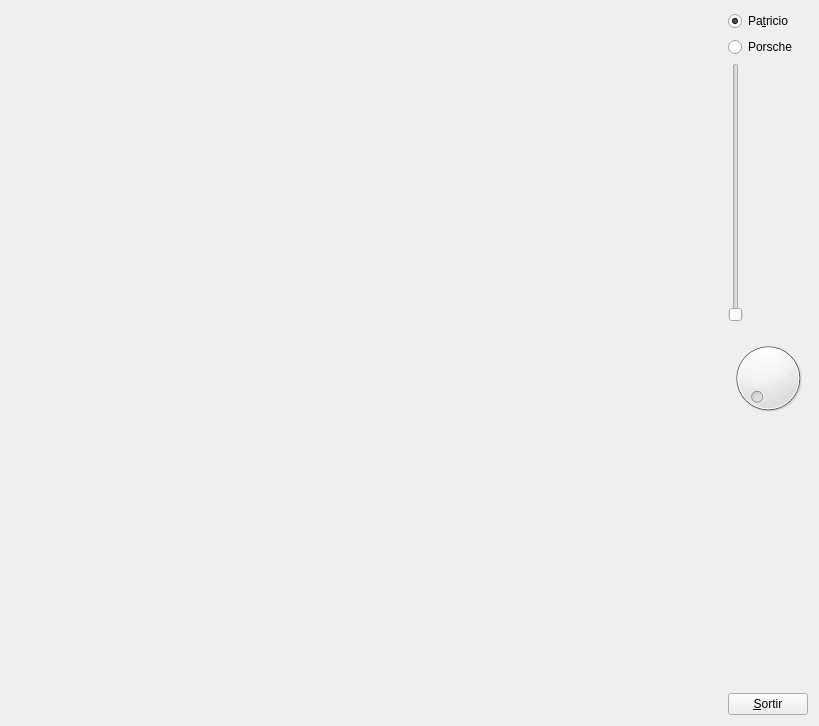
<?xml version="1.0" encoding="UTF-8"?>
<ui version="4.0">
 <class>MyForm</class>
 <widget class="QWidget" name="MyForm">
  <property name="geometry">
   <rect>
    <x>0</x>
    <y>0</y>
    <width>819</width>
    <height>726</height>
   </rect>
  </property>
  <property name="windowTitle">
   <string>Form</string>
  </property>
  <layout class="QHBoxLayout" name="horizontalLayout">
   <item>
    <widget class="MyGLWidget" name="widget" native="true">
     <property name="sizePolicy">
      <sizepolicy hsizetype="Expanding" vsizetype="Expanding">
       <horstretch>0</horstretch>
       <verstretch>0</verstretch>
      </sizepolicy>
     </property>
    </widget>
   </item>
   <item>
    <layout class="QVBoxLayout" name="verticalLayout">
     <item>
      <widget class="QRadioButton" name="radioButton">
       <property name="text">
        <string>Pa&amp;tricio</string>
       </property>
       <property name="checked">
        <bool>true</bool>
       </property>
      </widget>
     </item>
     <item>
      <widget class="QRadioButton" name="radioButton_2">
       <property name="text">
        <string>Porsche</string>
       </property>
      </widget>
     </item>
     <item>
      <widget class="QSlider" name="verticalSlider">
       <property name="minimum">
        <number>1</number>
       </property>
       <property name="maximum">
        <number>179</number>
       </property>
       <property name="pageStep">
        <number>1</number>
       </property>
       <property name="orientation">
        <enum>Qt::Vertical</enum>
       </property>
      </widget>
     </item>
     <item>
      <widget class="QDial" name="dial">
       <property name="maximum">
        <number>180</number>
       </property>
      </widget>
     </item>
     <item>
      <spacer name="verticalSpacer">
       <property name="orientation">
        <enum>Qt::Vertical</enum>
       </property>
       <property name="sizeHint" stdset="0">
        <size>
         <width>20</width>
         <height>40</height>
        </size>
       </property>
      </spacer>
     </item>
     <item>
      <widget class="QPushButton" name="pushButton">
       <property name="sizePolicy">
        <sizepolicy hsizetype="Fixed" vsizetype="Fixed">
         <horstretch>0</horstretch>
         <verstretch>0</verstretch>
        </sizepolicy>
       </property>
       <property name="text">
        <string>&amp;Sortir</string>
       </property>
      </widget>
     </item>
    </layout>
   </item>
  </layout>
 </widget>
 <customwidgets>
  <customwidget>
   <class>MyGLWidget</class>
   <extends>QWidget</extends>
   <header>MyGLWidget.h</header>
   <container>1</container>
   <slots>
    <signal>zoomSliderInverse(int)</signal>
    <signal>updateRadioButtonPatr()</signal>
    <signal>updateRadioButtonPors()</signal>
    <signal>updateDial(int)</signal>
    <slot>zoomSlider(int)</slot>
    <slot>setPatricio()</slot>
    <slot>setPorsche()</slot>
    <slot>rotarPatr(int)</slot>
   </slots>
  </customwidget>
 </customwidgets>
 <resources/>
 <connections>
  <connection>
   <sender>pushButton</sender>
   <signal>clicked()</signal>
   <receiver>MyForm</receiver>
   <slot>close()</slot>
   <hints>
    <hint type="sourcelabel">
     <x>811</x>
     <y>718</y>
    </hint>
    <hint type="destinationlabel">
     <x>839</x>
     <y>529</y>
    </hint>
   </hints>
  </connection>
  <connection>
   <sender>verticalSlider</sender>
   <signal>valueChanged(int)</signal>
   <receiver>widget</receiver>
   <slot>zoomSlider(int)</slot>
   <hints>
    <hint type="sourcelabel">
     <x>741</x>
     <y>303</y>
    </hint>
    <hint type="destinationlabel">
     <x>591</x>
     <y>452</y>
    </hint>
   </hints>
  </connection>
  <connection>
   <sender>widget</sender>
   <signal>zoomSliderInverse(int)</signal>
   <receiver>verticalSlider</receiver>
   <slot>setValue(int)</slot>
   <hints>
    <hint type="sourcelabel">
     <x>599</x>
     <y>187</y>
    </hint>
    <hint type="destinationlabel">
     <x>740</x>
     <y>174</y>
    </hint>
   </hints>
  </connection>
  <connection>
   <sender>radioButton</sender>
   <signal>clicked(bool)</signal>
   <receiver>widget</receiver>
   <slot>setPatricio()</slot>
   <hints>
    <hint type="sourcelabel">
     <x>758</x>
     <y>11</y>
    </hint>
    <hint type="destinationlabel">
     <x>549</x>
     <y>69</y>
    </hint>
   </hints>
  </connection>
  <connection>
   <sender>radioButton_2</sender>
   <signal>clicked(bool)</signal>
   <receiver>widget</receiver>
   <slot>setPorsche()</slot>
   <hints>
    <hint type="sourcelabel">
     <x>778</x>
     <y>41</y>
    </hint>
    <hint type="destinationlabel">
     <x>586</x>
     <y>67</y>
    </hint>
   </hints>
  </connection>
  <connection>
   <sender>widget</sender>
   <signal>updateRadioButtonPatr()</signal>
   <receiver>radioButton</receiver>
   <slot>toggle()</slot>
   <hints>
    <hint type="sourcelabel">
     <x>663</x>
     <y>109</y>
    </hint>
    <hint type="destinationlabel">
     <x>808</x>
     <y>12</y>
    </hint>
   </hints>
  </connection>
  <connection>
   <sender>widget</sender>
   <signal>updateRadioButtonPors()</signal>
   <receiver>radioButton_2</receiver>
   <slot>toggle()</slot>
   <hints>
    <hint type="sourcelabel">
     <x>609</x>
     <y>329</y>
    </hint>
    <hint type="destinationlabel">
     <x>795</x>
     <y>47</y>
    </hint>
   </hints>
  </connection>
  <connection>
   <sender>dial</sender>
   <signal>valueChanged(int)</signal>
   <receiver>widget</receiver>
   <slot>rotarPatr(int)</slot>
   <hints>
    <hint type="sourcelabel">
     <x>792</x>
     <y>381</y>
    </hint>
    <hint type="destinationlabel">
     <x>655</x>
     <y>507</y>
    </hint>
   </hints>
  </connection>
  <connection>
   <sender>widget</sender>
   <signal>updateDial(int)</signal>
   <receiver>dial</receiver>
   <slot>setValue(int)</slot>
   <hints>
    <hint type="sourcelabel">
     <x>663</x>
     <y>596</y>
    </hint>
    <hint type="destinationlabel">
     <x>772</x>
     <y>382</y>
    </hint>
   </hints>
  </connection>
 </connections>
</ui>
